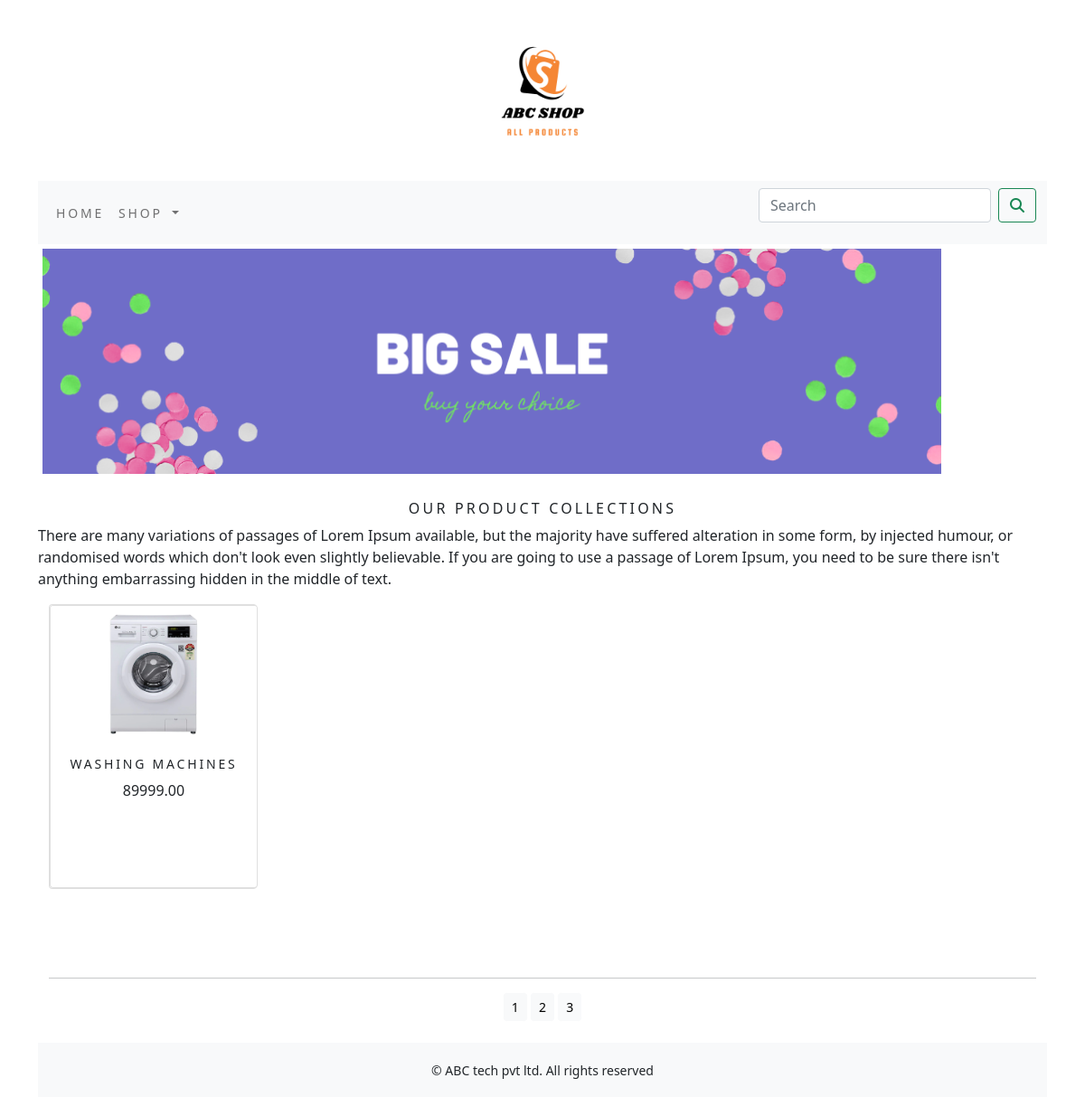
The app's page /shop/?page=3 with its own data.
### shop/models.py (models this page shows, shortened)
class Product(models.Model):
    name = models.CharField(max_length=250, unique=True)
    slug = models.SlugField(max_length=250, unique=True)
    description = models.TextField(blank=True)
    price = models.DecimalField(max_digits=10, decimal_places=2)
    category = models.ForeignKey(Category, on_delete=models.CASCADE)
    image = models.ImageField(upload_to='product', blank=True)
    stock = models.IntegerField()
    available = models.BooleanField(default=True)
    created = models.DateTimeField(auto_now_add=True)
    updated = models.DateTimeField(auto_now=True)
    def get_url(self):
        return reverse('shop:prodCatdetail', args=[self.category.slug, self.slug])
    class Meta:
        ordering = ('name',)
        verbose_name = 'product'
        verbose_name_plural = 'products'

### shop/views.py (the view)
# urls.py: path('', views.allProdCat, name='allProdCat'),
def allProdCat(request, c_slug=None):
    c_page = None
    products_list = None
    if c_slug!=None:
        c_page = get_object_or_404(Category, slug=c_slug)
        products_list = Product.objects.all().filter(category=c_page, available=True)
    else:
        products_list = Product.objects.all().filter(available=True)
    paginator = Paginator(products_list, 6)
    try:
        page = int(request.GET.get('page', '1'))
    except:
        page = 1
    try:
        products = paginator.page(page)
    except (EmptyPage, InvalidPage):
        products = paginator.page(paginator.num_pages)
    return render(request, "category.html", {'category': c_page, 'products': products})

### cart/context_processors.py (called while the page is built)
def counter(request):
    item_count = 0
    if 'admin' in request.path:
        return {}
    else:
        try:
            cart = Cart.objects.filter(cart_id=_cart_id(request))
            cart_items = CartItem.objects.all().filter(cart=cart[:1])
            for cart_item in cart_items:
                item_count += cart_item.quantity
        except Cart.DoesNotExist:
            item_count = 0
    return dict(item_count=item_count)

### cart/views.py (called while the page is built)
def _cart_id(request):
    cart = request.session.session_key
    if not cart:
        cart = request.session.create()
    return cart

### shop/context_processors.py (called while the page is built)
def menu_links(request):
    links = Category.objects.all()
    return dict(links=links)

### shop/models.py (called while the page is built)
    def get_url(self):
        return reverse('shop:product_by_category', args=[self.slug])

### template/category.html (shortened to what this page needs)
{% extends 'base.html' %}
{% load static %}
{% block content %}
<div class="mx_auto">
    {% if category %}
        <img class="my_image" src="{{category.image.url}}" alt="{{category.name}}">
</div>
    <br>
<div>
    <h1 class="text-center my_title">{{category.name}}</h1>
    <p class="text-justify">{{category.description}}</p>
</div>
    {% else %}
<div>
    <img class="my_image my_image_padding" src="{% static 'img/banner.png' %}" alt="our products" width="300px;" height="250px;">
</div>
<br>
<div>
    <h1 class="text-center my_title">Our product collections</h1>
    <p class="text-justify">There are many variations of passages of Lorem Ipsum available, but the majority have suffered alteration in some form, by injected humour, or randomised words which don't look even slightly believable. If you are going to use a passage of Lorem Ipsum, you need to be sure there isn't anything embarrassing hidden in the middle of text. </p>
</div>
    {% endif %}
<div class="container">
    <div class="row mx_auto">
        {% for product in products.object_list %}
        <div class="my_bottom_margin col-9 col-sm-12 col-md-4 xol-lg-4">
            <div class="card" style="width:230px; height:315px;">
                <div class="card text-center" style="min-width:230px; height:315px;">
                    <a href="{{product.get_url}}"><img class="card-img-top my_image" src="{{product.image.url}}" alt="{{product.name}}" width="180px;" height="90px;"></a>
                <div class="card-body" >
                <h4>{{product.name}}</h4>
                <p>{{product.price}}</p>
                </div>
                </div>
            </div>
            <br>
                <br>
                <br>
        </div>
        {% endfor %}
    </div>
    <div class = "mx-auto">
        {% if products.paginator.num_pages > 1 %}
        <hr>
        <div class="text-center">
            {% for pg in products.paginator.page_range %}
                <a href="?page={{pg}}" class="btn btn-light btn-sm {% if products.number == pg %} active {% endif %}">{{pg}}</a>
            {% endfor %}
        </div>
        {% endif %}
    </div>
    <br>
</div>
{% endblock %}

### static/css/custom.css (style rules this page uses)
.my_image { width : 90%; height : auto; }
.my_title { font-size:16px; text-transform : uppercase; letter-spacing : .2em; }
.my_image_padding { padding : 5px; }
.my_bottom_margin { margin-bottom : 10px; }
.card-body h4 { font-size : 14px; text-transform : uppercase; letter-spacing : .2em; }

### records on screen
Product: image (picture), name "WASHING MACHINES", price "89999.00"

### other values on screen
{{ pg }} "1" "2" "3"
